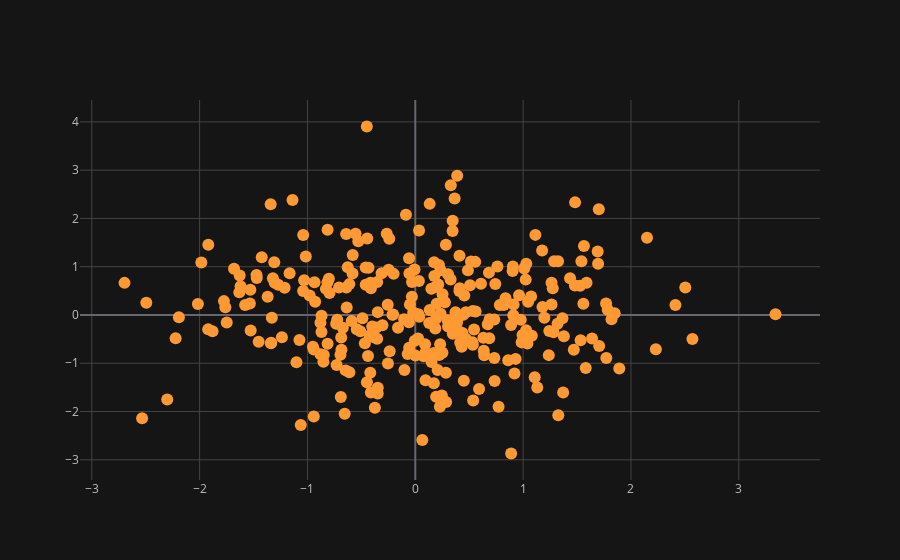

The notebook cell saved with this chart:
### Code cell
df1.iplot(x="a", y="b", mode="markers")

### Figure 1 — Plotly figure (JSON) as saved in the notebook; plotly's stock layout.template omitted (floating-point values rounded to 4 significant figures; data arrays with more than 128 entries replaced by an {"elided": "..."} marker saying what was removed)
{"data": [{"line": {"color": "rgba(255, 153, 51, 1.0)", "dash": "solid", "shape": "linear", "width": 1.3}, "marker": {"size": 12, "symbol": "circle"}, "mode": "markers", "name": "b", "text": "", "type": "scatter", "x": {"elided": "300 float values"}, "y": {"elided": "300 float values"}}], "layout": {"legend": {"bgcolor": "#151516", "font": {"color": "#D9D9D9"}}, "paper_bgcolor": "#151516", "plot_bgcolor": "#151516", "title": {"font": {"color": "#D9D9D9"}}, "xaxis": {"gridcolor": "#434343", "showgrid": true, "tickfont": {"color": "#C2C2C2"}, "title": {"font": {"color": "#D9D9D9"}, "text": ""}, "zerolinecolor": "#666570"}, "yaxis": {"gridcolor": "#434343", "showgrid": true, "tickfont": {"color": "#C2C2C2"}, "title": {"font": {"color": "#D9D9D9"}, "text": ""}, "zerolinecolor": "#666570"}}}
